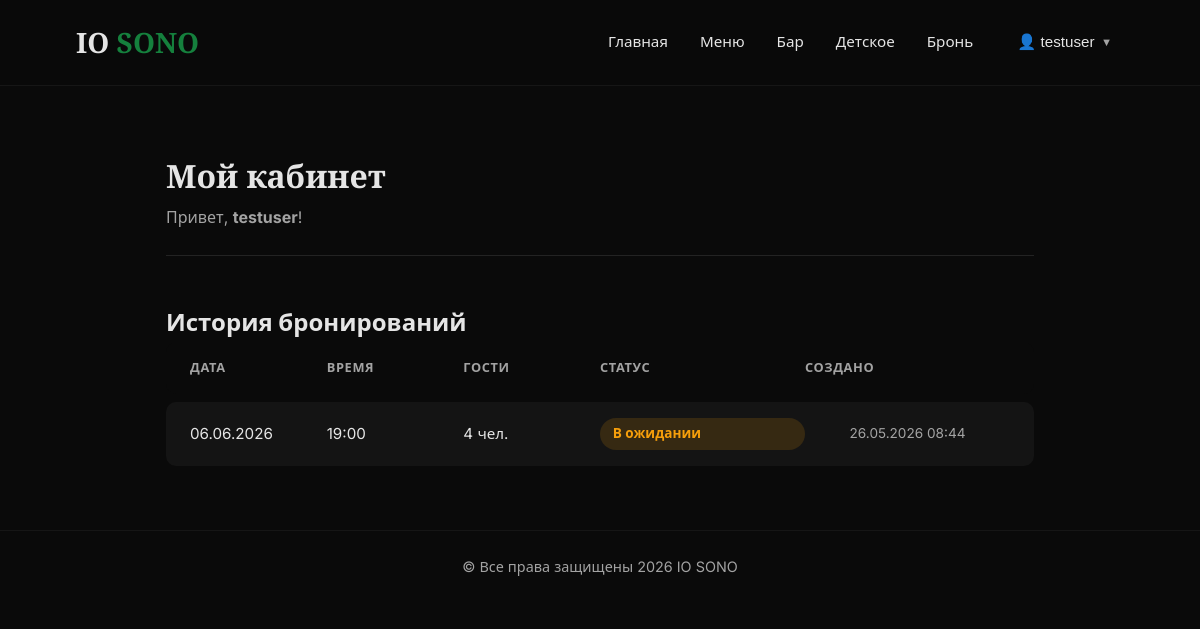
Screenshot of /profile/ (signed in) with the database file from the repository.
### core/models.py (models this page shows, shortened)
class Reservation(models.Model):
    name = models.CharField('Ваше имя', max_length=100)
    phone = models.CharField('Телефон', max_length=20)
    date = models.DateField('Дата')
    time = models.TimeField('Время')
    guests = models.PositiveIntegerField('Гостей', default=2)
    created_at = models.DateTimeField('Создано', auto_now_add=True)
    user = models.ForeignKey(User, on_delete=models.SET_NULL, null=True, blank=True, verbose_name='Пользователь')
    STATUS_CHOICES = [
        ('pending', 'В ожидании'),
        ('confirmed', 'Подтверждено'),
        ('cancelled', 'Отменено'),
    ]
    status = models.CharField('Статус', max_length=20, choices=STATUS_CHOICES, default='pending')
    class Meta:
        verbose_name = 'Бронь'
        verbose_name_plural = 'Бронирования'
        ordering = ['-created_at']

### core/views.py (the view)
# urls.py: path('profile/', views.profile, name='profile'),
def profile(request):
    if not request.user.is_authenticated:
        return redirect('core:login')
    user_reservations = Reservation.objects.filter(user=request.user)
    return render(request, 'auth/profile.html', {
        'reservations': user_reservations
    })

### templates/auth/profile.html (shortened to what this page needs)
{% extends 'base.html' %}
{% block content %}
<div class="profile-container">
    <div class="profile-header">
        <div>
            <h1 class="profile-name">Мой кабинет</h1>
            <p class="profile-greeting">Привет, <strong>{{ user.username }}</strong>!</p>
        </div>
    </div>
    <div class="reservations-list">
        <h2 class="section-title">История бронирований</h2>
        {% if reservations %}
            <div class="reservations-table">
                <div class="reservation-row header-row">
                    <span>Дата</span>
                    <span>Время</span>
                    <span>Гости</span>
                    <span>Статус</span>
                    <span>Создано</span>
                </div>
                {% for res in reservations %}
                <div class="reservation-row">
                    <span class="res-date">{{ res.date|date:"d.m.Y" }}</span>
                    <span>{{ res.time }}</span>
                    <span>{{ res.guests }} чел.</span>
                    <span class="status-badge status-{{ res.status }}">
                        {{ res.get_status_display }}
                    </span>
                    <span class="text-muted" style="font-size: 0.85rem;">{{ res.created_at|date:"d.m.Y H:i" }}</span>
                </div>
                {% endfor %}
            </div>
        {% else %}
            <p class="text-muted" style="text-align: left; padding: 2rem 0;">Вы пока ничего не бронировали.</p>
            <a href="{% url 'core:reservation' %}" class="btn btn--primary">Забронировать стол</a>
        {% endif %}
    </div>
</div>
{% endblock %}

### templates/base.html (shortened to what this page needs)
{% load static %}
<!DOCTYPE html>
<html lang="ru">
<head>
    <link rel="stylesheet" href="{% static 'css/style.css' %}">
</head>
<body>
    <header class="header">
        <div class="container header__inner">
            <a href="/" class="logo">IO <span class="logo__accent">SONO</span></a>
            <nav class="nav">
                <a href="{% url 'core:home' %}" class="nav__link">Главная</a>
                <a href="{% url 'core:menu' %}" class="nav__link">Меню</a>
                <a href="{% url 'core:bar_menu' %}" class="nav__link">Бар</a>
                <a href="{% url 'core:kids_menu' %}" class="nav__link">Детское</a>
                <a href="{% url 'core:reservation' %}" class="nav__link">Бронь</a>
                {% if user.is_authenticated %}
                <div class="user-menu">
                    <button class="user-menu__trigger" type="button">
                        <span class="user-menu__name">👤 {{ user.username }}</span>
                        <span class="user-menu__arrow">▼</span>
                    </button>
                </div>
                {% else %}
                    <a href="{% url 'core:login' %}" class="nav__link nav__link--admin">Войти</a>
                {% endif %}
            </nav>
        </div>
    </header>
    <main>
        {% block content %}{% endblock %}
    </main>
    <div class="copyright">
        <div class="container">
            <p>© Все права защищены 2026 IO SONO</p>
        </div>
    </div>
</body>
</html>

### static/css/style.css (style rules this page uses)
*, *::before, *::after { box-sizing: border-box; margin: 0; padding: 0; }
html { scroll-behavior: smooth; }
body { font-family: 'Inter', system-ui, sans-serif; background: #0a0a0a; color: #e5e5e5; line-height: 1.6; overflow-x: hidden; padding-top: 0; }
a { text-decoration: none; color: inherit; }
:root { --clr-bg: #0a0a0a; --clr-surface: #141414; --clr-surface-hover: #1a1a1a; --clr-primary: #15803d; --clr-primary-hover: #166534; --clr-accent: #f59e0b; --clr-text: #e5e5e5; --clr-muted: #a3a3a3; --font-serif: 'Playfair Display', Georgia, serif; --font-sans: 'Inter', system-ui, sans-serif; --radius: 16px; --shadow: 0 10px 30px rgba(0,0,0,0.4); --transition: 0.3s cubic-bezier(0.4, 0, 0.2, 1); }
.container { width: min(90%, 1200px); margin: 0 auto; padding: 0 1rem; }
.text-muted { color: var(--clr-muted); text-align: center; }
.header { position: relative; z-index: 100; padding: 1.25rem 0; background: rgba(10,10,10,0.95); backdrop-filter: blur(12px); border-bottom: 1px solid rgba(255,255,255,0.05); transition: var(--transition); }
.header__inner { display: flex; align-items: center; justify-content: space-between; }
.logo { font-family: var(--font-serif); font-size: 1.75rem; font-weight: 700; }
.logo__accent { color: var(--clr-primary); }
.nav { display: flex; gap: 2rem; align-items: center; }
.nav__link { font-size: 0.95rem; font-weight: 500; position: relative; transition: var(--transition); }
.copyright { background: transparent; padding: 1.5rem 0; text-align: center; border-top: 1px solid rgba(255,255,255,0.05); }
.copyright p { color: var(--clr-muted); font-size: 0.9rem; margin: 0; }
.profile-container { max-width: 900px; margin: 0 auto; padding: 4rem 1rem; }
.profile-header { display: flex; justify-content: space-between; align-items: center; margin-bottom: 3rem; border-bottom: 1px solid rgba(255,255,255,0.1); padding-bottom: 1.5rem; }
.profile-name { font-family: var(--font-serif); font-size: 2rem; margin-bottom: 0.25rem; }
.profile-greeting { color: var(--clr-muted); font-size: 1rem; }
.reservations-table { display: flex; flex-direction: column; gap: 0.5rem; }
.reservation-row { display: grid; grid-template-columns: 1fr 1fr 1fr 1.5fr 1.5fr; padding: 1rem 1.5rem; background: var(--clr-surface); border-radius: 10px; align-items: center; font-size: 0.95rem; }
.header-row { background: var(--clr-bg); color: var(--clr-muted); font-weight: 600; text-transform: uppercase; font-size: 0.8rem; letter-spacing: 0.05em; }
.status-badge { display: inline-block; padding: 0.3rem 0.8rem; border-radius: 20px; font-size: 0.85rem; font-weight: 600; }
.status-pending { background: rgba(245, 158, 11, 0.15); color: var(--clr-accent); }
.user-menu { position: relative; display: inline-block; }
.user-menu__trigger { background: none; border: none; color: var(--clr-text); font-size: 0.95rem; font-weight: 500; cursor: pointer; display: flex; align-items: center; gap: 0.4rem; padding: 0.5rem 0.75rem; border-radius: 8px; transition: var(--transition); }
.user-menu__arrow { font-size: 0.7rem; transition: transform 0.2s ease; opacity: 0.7; }

### rows the page displays
Reservation: date "06.06.2026", time "19:00", guests "4", status "В ожидании", created_at "26.05.2026 08:44"

### other values shown
{{ user.username }} "testuser"
